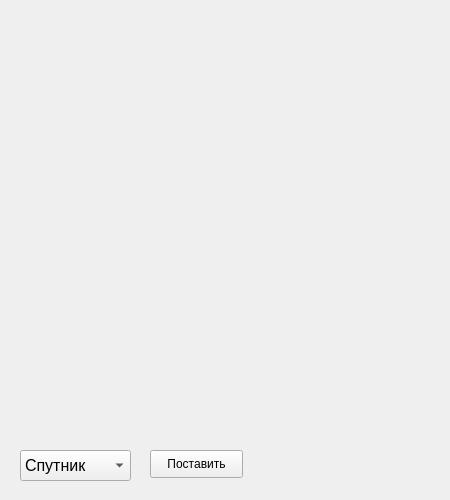
<?xml version="1.0" encoding="UTF-8"?>
<ui version="4.0">
 <class>ApiYandex</class>
 <widget class="QWidget" name="ApiYandex">
  <property name="geometry">
   <rect>
    <x>0</x>
    <y>0</y>
    <width>450</width>
    <height>500</height>
   </rect>
  </property>
  <property name="windowTitle">
   <string>Form</string>
  </property>
  <widget class="QLabel" name="map">
   <property name="geometry">
    <rect>
     <x>0</x>
     <y>0</y>
     <width>450</width>
     <height>450</height>
    </rect>
   </property>
   <property name="text">
    <string/>
   </property>
  </widget>
  <widget class="QComboBox" name="map_type">
   <property name="geometry">
    <rect>
     <x>20</x>
     <y>450</y>
     <width>111</width>
     <height>31</height>
    </rect>
   </property>
   <property name="font">
    <font>
     <pointsize>12</pointsize>
    </font>
   </property>
   <item>
    <property name="text">
     <string>Спутник</string>
    </property>
   </item>
   <item>
    <property name="text">
     <string>Гибрид</string>
    </property>
   </item>
   <item>
    <property name="text">
     <string>Схема</string>
    </property>
   </item>
  </widget>
  <widget class="QPushButton" name="do_map_type">
   <property name="geometry">
    <rect>
     <x>150</x>
     <y>450</y>
     <width>93</width>
     <height>28</height>
    </rect>
   </property>
   <property name="text">
    <string>Поставить</string>
   </property>
  </widget>
 </widget>
 <resources/>
 <connections/>
</ui>
